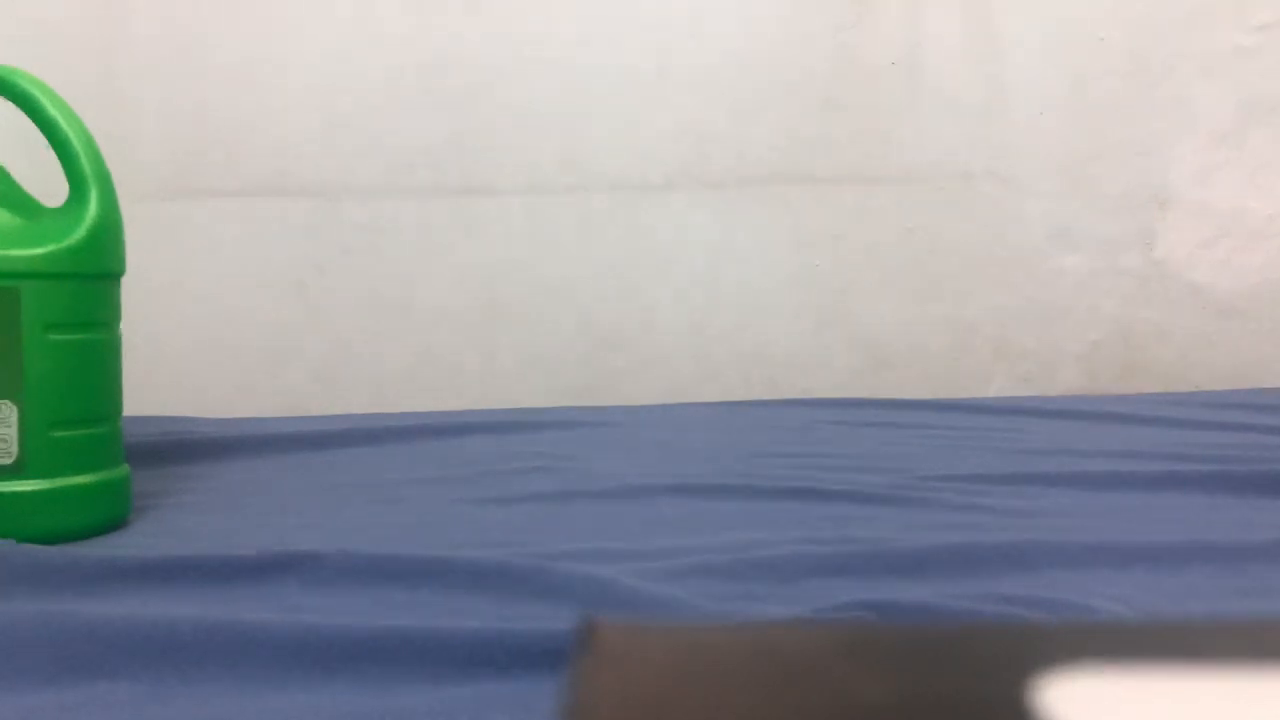
#> input picture frame 51 of opencv_label/test.mp4, 1280 x 720 px
$ python background.py
#> lines starting #> are read from the running program, lines starting #| are printed output that depends on the picture; after the words box and inside, x2 and y2 are one past the last pixel; in counts of white or black regions, pixels touching at a corner belong together
import cv2
import imutils
import numpy as np
def centroid(x, y, w, h):
    x1 = int(w/2)
    y1 = int(h/2)
    cx = x + x1
    cy = y + y1
    return (cx,cy)
# Create a VideoCapture object and read from input file
cap = cv2.VideoCapture('test.mp4')

# Check if camera opened successfully
if (cap.isOpened()== False):
  print("Error opening video  file")

# Read until video is completed\
#firstframe = None
subtractor = cv2.createBackgroundSubtractorMOG2(history=800, varThreshold=220, detectShadows=True)
kernel = cv2.getStructuringElement(cv2.MORPH_ELLIPSE,(2,2))
Flag = False
count = 0
while True:

  # Capture frame-by-frame
  ret, frame = cap.read()
#> frame is the input picture: shape (720, 1280, 3); mean B, G, R 162.2, 158.2, 153.9
  frame_h, frame_w = frame.shape[:2]
#> frame_h = 720; frame_w = 1280
  if ret == True:

    # Display the resulting frame
    text = "No bottle detected"
    frame_copy = imutils.resize(frame, width=500)
    hsv = cv2.cvtColor(frame_copy, cv2.COLOR_BGR2HSV)
#> hsv: shape (281, 500, 3); mean H, S, V 53.1, 48, 173.2
    lower_green = np.array([0, 110, 31])
    upper_green = np.array([179, 255, 255])
    mask_hsv = cv2.inRange(hsv, lower_green, upper_green)
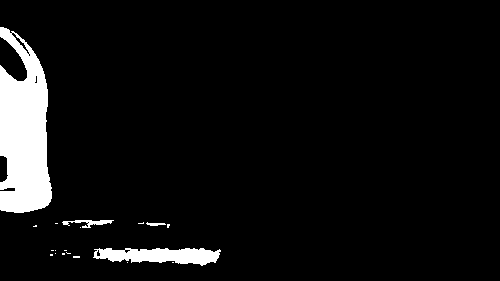
#> mask_hsv: shape (281, 500); 6.3% white; 19 white regions (15 under 20 px), largest, box (x1, y1, x2, y2) and area: (0, 27, 52, 213) 7008, (93, 248, 221, 266) 1553, (62, 220, 114, 228) 185, (146, 222, 166, 226) 47
    copy_h, copy_w = frame_copy.shape[:2]
#> copy_h = 281; copy_w = 500
    #gray = cv2.cvtColor(frame, cv2.COLOR_BGR2GRAY)
    #gray = cv2.GaussianBlur(frame, (21,21), 0)
    mask = subtractor.apply(mask_hsv)
#> mask: shape (281, 500); values 127 (black) and 255 (white), 93.7% white; 19 black regions (15 under 20 px)
    # [4 lines of commented-out code are left out]
    cv2.line(frame_copy, (int(copy_w*0.5),0), (int(copy_w*0.5),copy_h), (0, 0, 255), 2)
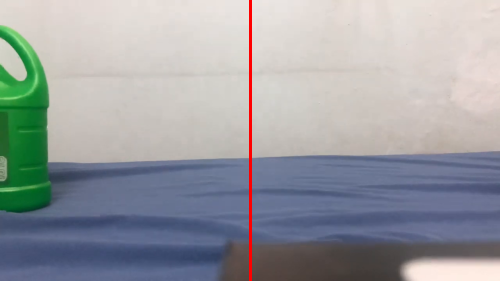
#> frame_copy: shape (281, 500, 3); mean B, G, R 161.2, 157.2, 154.4
    cnts = cv2.findContours(mask.copy(), cv2.RETR_EXTERNAL, cv2.CHAIN_APPROX_SIMPLE)
#> cnts = 1 contour; box (x1, y1, x2, y2) and area: (0, 0, 500, 281) 139720
    cnts = imutils.grab_contours(cnts)
#> cnts = [[[0, 0], [0, 280], [499, 280], [499, 0]]]
    for c in cnts:
        if cv2.contourArea(c) < 10000: #Bo may cai contour be hon 20000 pixel
            continue
        (x, y, w, h) = cv2.boundingRect(c)
        if (w >= 100) and (h>=150):
            cv2.rectangle(frame_copy, (x, y), (x + w, y + h), (0, 255, 0), 2)
            cx,cy = centroid(x,y,w,h)
            cv2.circle(frame_copy, (cx,cy), 5, (0, 0, 255), -1)
            if (cx > 250) and (Flag == False):
                count += 1
                x_crop, y_crop, w_crop, h_crop = int(x), int(y), int(w), int(h)
                roi = frame[int(y_crop*(frame_h/copy_h)):int(y_crop*(frame_h/copy_h)+h_crop*(frame_h/copy_h)), int(x_crop*(frame_w/copy_w)):int(x_crop*(frame_w/copy_w)+w_crop*(frame_w/copy_w))]
                cv2.imwrite("crop.jpg", roi)
                Flag = True
            text = "Bottle detected"
#> this loop made 1 pass
#> (c, x, y, w, h, x1 in centroid, y1 in centroid, cx) on pass 1: ([[0, 0], [0, 280], [499, 280], [499, 0]], 0, 0, 500, 281, 250, 140, 250)
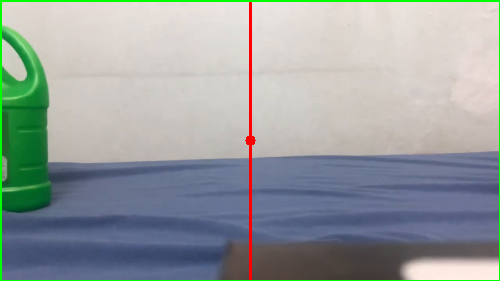
#> frame_copy: shape (281, 500, 3); 1.7% of pixels changed, all inside (x1, y1, x2, y2) = (0, 0, 500, 281)
#> after the loop, Flag = False; count = 0
    cv2.putText(frame_copy, "Status: {}".format(text), (10, 20), cv2.FONT_HERSHEY_SIMPLEX, 0.5, (0, 0, 255), 2)
    cv2.putText(frame_copy, "Count: {}".format(count), (400, 20), cv2.FONT_HERSHEY_SIMPLEX, 0.5, (0, 0, 255), 2)
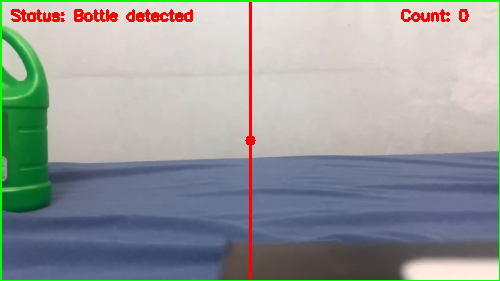
#> frame_copy: shape (281, 500, 3); mean B, G, R 155.9, 155.9, 152
    #cv2.imshow("Security Feed", frame)
    cv2.imshow("Thresh", mask)
    #cv2.imshow("Frame Delta", frameDelta)
    cv2.imshow('Frame', frame_copy)

    # Press Q on keyboard to  exit
    if cv2.waitKey(25) & 0xFF == ord('q'):
#> (key q is pressed here)
      break

  # Break the loop
  else:
    break

# When everything done, release
# the video capture object
cap.release()

# Closes all the frames
cv2.destroyAllWindows()

$ run again, starting later in the video
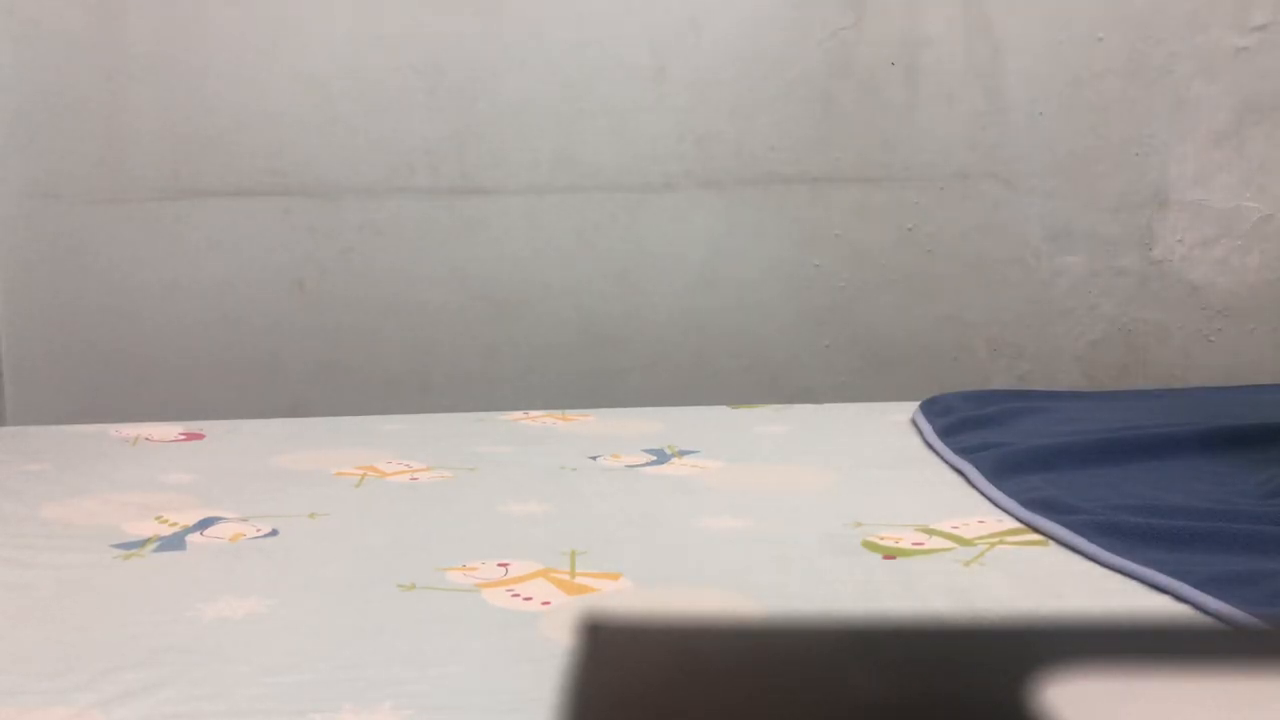
#> input picture frame 411 of opencv_label/test.mp4, 1280 x 720 px
#> frame is the input picture: shape (720, 1280, 3); mean B, G, R 157.5, 160.7, 167
#> hsv: shape (281, 500, 3); mean H, S, V 21.4, 22.9, 168.9
#> `mask_hsv = cv2.inRange(hsv, lower_green, upper_green)`:
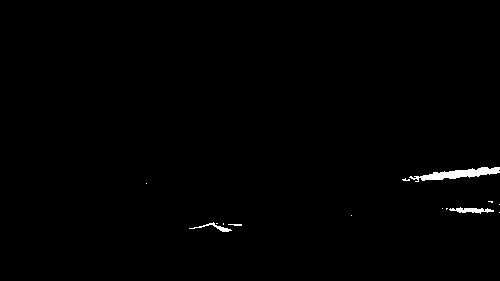
#> mask_hsv: shape (281, 500); 0.65% white; 14 white regions (10 under 20 px), largest, box (x1, y1, x2, y2) and area: (409, 167, 500, 182) 589, (449, 207, 494, 214) 162, (189, 222, 232, 232) 103, (228, 224, 242, 226) 22
#> mask: shape (281, 500); values 127 (black) and 255 (white), 99.4% white; 14 black regions (10 under 20 px)
#> `cnts = cv2.findContours(mask.copy(), cv2.RETR_EXTERNAL, cv2.CHAIN_APPR..`: cnts = 1 contour; box (x1, y1, x2, y2) and area: (0, 0, 500, 281) 139720
#> `cnts = imutils.grab_contours(cnts)`: cnts = [[[0, 0], [0, 280], [499, 280], [499, 0]]]
#> the loop `for c in cnts:` made 1 pass
#> (c, x, y, w, h, x1 in centroid, y1 in centroid, cx) on pass 1: ([[0, 0], [0, 280], [499, 280], [499, 0]], 0, 0, 500, 281, 250, 140, 250)
#> after the loop `for c in cnts:`: Flag = False; count = 0
#> `cv2.putText(frame_copy, "Count: {}".format(count), (400, 20), cv2.FONT..`:
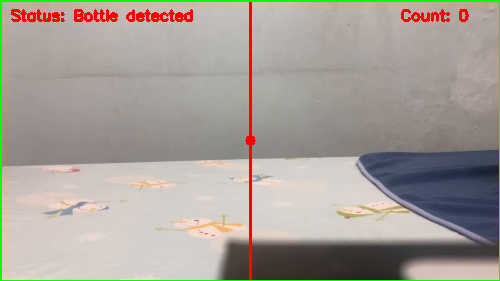
#> frame_copy: shape (281, 500, 3); mean B, G, R 151.7, 159, 165.5
